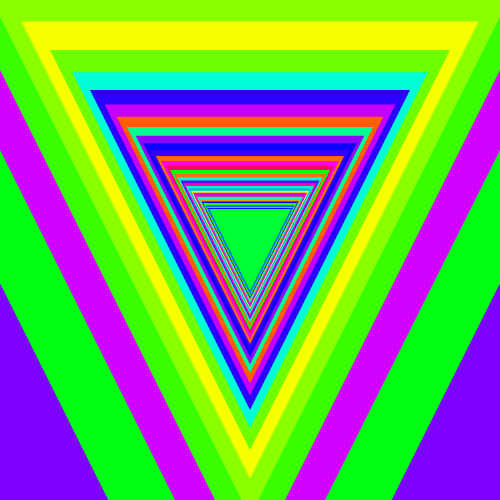
Frame 1 (no input)
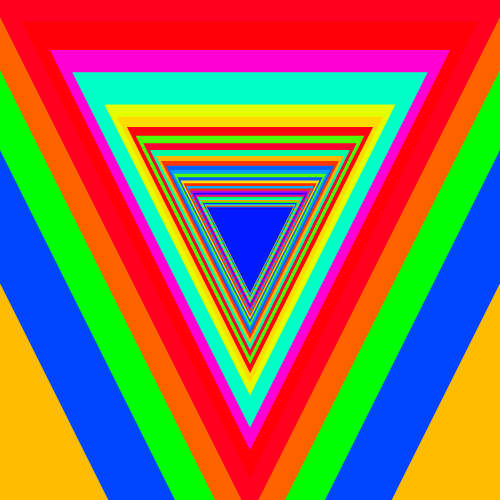
Frame 2 (the mouse pressed at the canvas centre, redrawn once)

The p5.js sketch that drew these frames (run headless with seeded random() and noise() and a simulated clock; the mouse was pressed at the canvas centre and the sketch redrawn once):

// p5.js sketch
// ── sketch.js
//triangoli di Sol Lewitt

function setup() {
  createCanvas(500, 500);
  colorMode(HSB, 400, 200, 200);
}

function draw() {
  background(350);
  noStroke();
  translate(width / 2, height / 2);
  rotate(PI); //rovescia il triangolo

  for (var i = 0; i < 40; i++) {
    push();
    scale(16 / i);
    fill(random(400), 200, 200);
    triangle(0, -100, -100, 100, 100, 100);
    pop();
  }
  noLoop();
}
